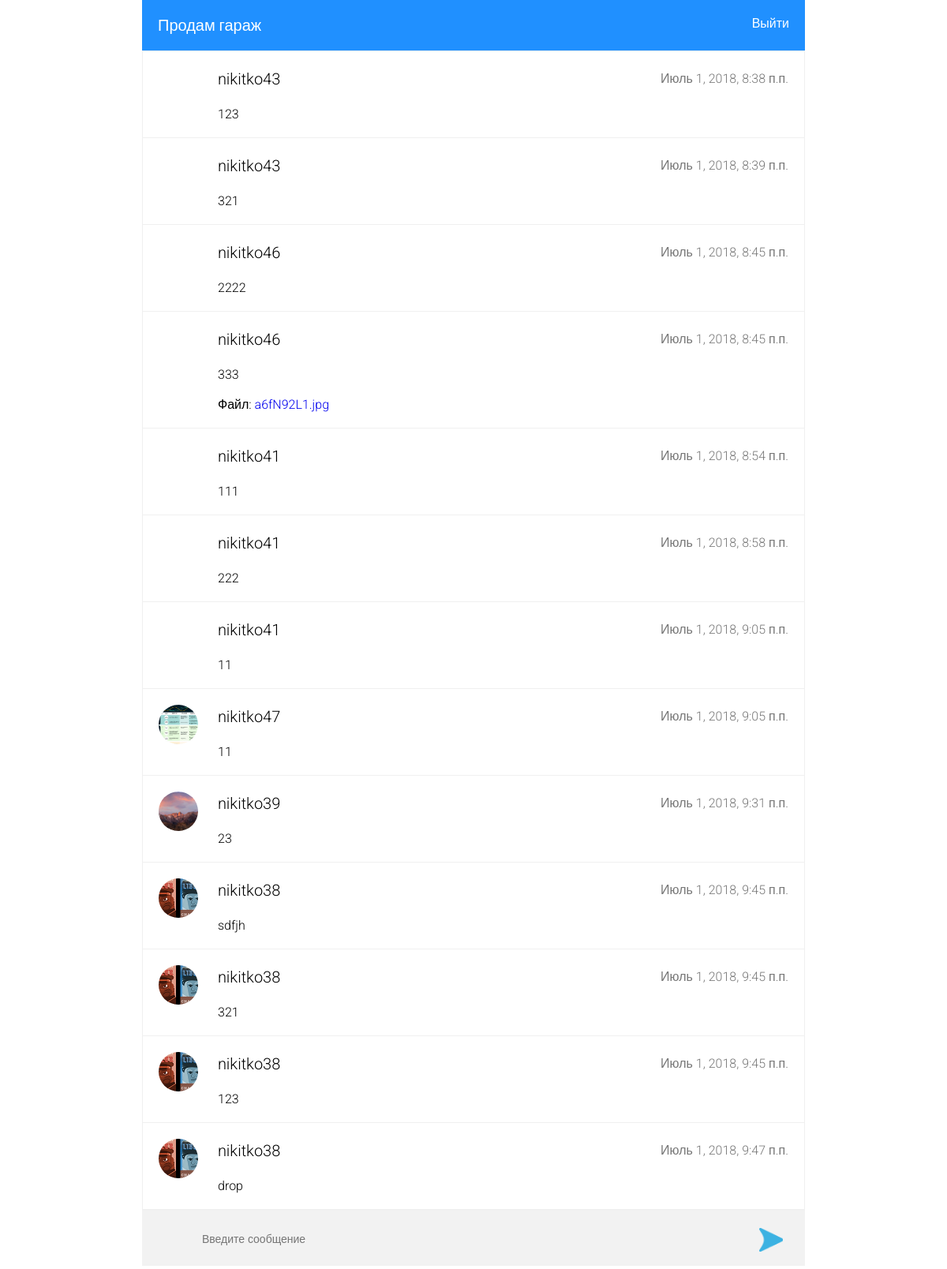
/chat/ (signed in), run on the app's committed database.
### core/models.py (models this page shows, shortened)
class Message(models.Model):
    author = models.CharField(max_length=30)
    text = models.TextField(blank=True, null=True, default='')
    time = models.DateTimeField(auto_now=True)
    attached_file = models.FileField(blank=True, null=True, default=None)

class Profile(AbstractUser):
    avatar = models.FileField(blank=True, null=True, default=None, verbose_name='Аватар')
    objects = UserManager()
    class Meta:
        db_table = 'profiles'
        verbose_name = _('user profile')
        verbose_name_plural = _('user profiles')

### core/views.py (the view)
# urls.py: url(r'^chat/', ChatView.as_view(), name='chat'),
class ChatView(LoginRequiredMixin, TemplateView):
    template_name = 'chat.html'
    def get_context_data(self, **kwargs):
        data = super().get_context_data(**kwargs)
        data['messages'] = Message.objects.all()
        data['avatars'] = User.objects.filter(username__in=data['messages'].values_list('author')).all()
        data['users_avatars'] = data['avatars'].values_list('username', flat=True).exclude(avatar='')
        data['title'] = "Тип чат"
        return data

### core/templates/chat.html (shortened to what this page needs)
{% extends "base.html" %}
{% load static %}
{% block content %}
    <div class = 'chat'>
        {% include "messages.html" with message=m avatars=avatars users_avatars=users_avatars%}
    </div>
    <form class = 'input' enctype='multipart/form-data' action="{% url "core:message_create" %}" id="send_message" method="post">
        <div class = 'input__attach'></div>
        <input type="text" id="message_input" value="" name="text" placeholder="Введите сообщение" autocomplete="off"/>
        <button type="submit" class = 'input__send'></button>
    </form>
{% endblock %}

### core/templates/base.html (shortened to what this page needs)
{% load static %}
<!DOCTYPE html>
<html lang="en">
<head>
    <link rel="stylesheet" type="text/css" href="{% static "core/styles.css" %}">
</head>
<body>
    <header>
        <div class = 'chat_header'>
            Продам гараж
            <span class="logout"><a class="exit-btn" href="{% url "core:logout" %}">Выйти</a></span>
        </div>
    </header>
    {% block content %} {% endblock %}
</body>
</html>

### core/templates/messages.html
{% load static %}
{% for m in messages %}
        <div class = 'message' data-id='{{ m.id }}'>
            <div class = 'message__author'>
                {% if m.author not in users_avatars %}
                    <div class = 'message__avatar'></div>
                {% else %}
                {% for avatar in avatars %}
                    {% if m.author == avatar.username %}
                        <div class = 'message__avatar' style="background: url('../media/{{avatar.avatar}}') no-repeat center; background-size: cover;"></div>
                    {% endif %}
                {% endfor %}
                {% endif %}
                <span class = 'message__name'> {{ m.author }} </span>
                <span class = 'message__time'>{{ m.time }}</span>
            </div>
            <div class = 'message__text'>
                {{ m.text }}
            {% if m.attached_file %}
                {% if m.text %}
            <br/><br/>
                {% endif %}
            Файл: <a href="../media/{{m.attached_file}}" download>{{m.attached_file}}</a>
            {% endif %}
            </div>
        </div>
{% endfor %}

### core/static/core/styles.css (style rules this page uses)
html, body { margin: 0; padding: 0; height: 100%; width: 100%; background: white; font-family: Roboto, sans-serif; font-weight: 300; }
a { text-decoration: none; }
.exit-btn { color: white; }
header { margin: 0px 15%; }
.message { padding: 20px; border-bottom: 1px solid #F0F0F0; }
.message__avatar { width: 50px; height: 50px; margin-right: 20px; display: inline-block; vertical-align: top; background: url('avatar.png') no-repeat center; background-size: contain; border-radius: 50%; }
.logout { font-size: 16px; float: right; padding-right: 20px }
.chat_header { background-color: #2090FF; font-size: 20px; padding: 20px 0px 20px 20px; color: white; }
.message__author { font-size: 20px; line-height: 30px; }
.message__time { color: #777777; display: inline-block; line-height: 30px; float: right; font-size: 1rem; }
.message__text { padding-left: 75px ; }
.chat { height: calc(100% - 80px - 60px); margin: 0px 15%; overflow: auto; border: 1px solid #f0f0f0; }
.input { background-color: #F2F2F2; height: 70px; width: 70%; margin: 0px 15%; display: inline-block; overflow:hidden; }
.input__attach { width: 30px; height: 30px; display: inline-block; margin: 0px 20px 0 20px; vertical-align: middle; background: url('attach.ico') no-repeat center; background-size: contain; }
input { background-color: #F2F2F2; width: calc(100% - 30px - 130px); outline: none; border: none; height: 100%; font-size: 14px; overflow: hidden; }
.input__send { height: 30px; width: 30px; margin: 0px 10px 0 20px; vertical-align: middle; display: inline-block; background: url('send.png') no-repeat center; background-size: contain; border: none; outline: none; }

### data on the page
Message: author "nikitko43", time "Июль 1, 2018, 8:38 п.п.", text "123"
Message: author "nikitko43", time "Июль 1, 2018, 8:39 п.п.", text "321"
Message: author "nikitko46", time "Июль 1, 2018, 8:45 п.п.", text "2222"
Message: author "nikitko46", time "Июль 1, 2018, 8:45 п.п.", text "333", attached_file "a6fN92L1.jpg"
Message: author "nikitko41", time "Июль 1, 2018, 8:54 п.п.", text "111"
Message: author "nikitko41", time "Июль 1, 2018, 8:58 п.п.", text "222"
Message: author "nikitko41", time "Июль 1, 2018, 9:05 п.п.", text "11"
Message: author "nikitko47", time "Июль 1, 2018, 9:05 п.п.", text "11"
Profile: avatar (picture)
Message: author "nikitko39", time "Июль 1, 2018, 9:31 п.п.", text "23"
Profile: avatar (picture)
Message: author "nikitko38", time "Июль 1, 2018, 9:45 п.п.", text "sdfjh"
Profile: avatar (picture)
Message: author "nikitko38", time "Июль 1, 2018, 9:45 п.п.", text "321"
Message: author "nikitko38", time "Июль 1, 2018, 9:45 п.п.", text "123"
Message: author "nikitko38", time "Июль 1, 2018, 9:47 п.п.", text "drop"
